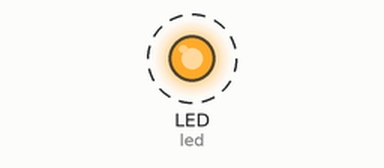
This program was run on a simulated CircuitPython board. Parts: output pins drawn as LEDs (lit = HIGH). Dashed ring = blinking.

Above: at 0.3 s.
Timing chart, 0 to 3.5 s (numbered marks = the images above):
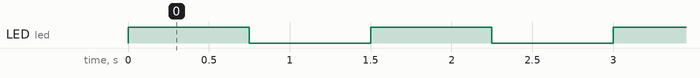

Measured:
- by itself, LED (led): alternates HIGH for 0.75 s and LOW for 0.75 s

The program:

blink_example.py
```python
import board
import digitalio
from time import sleep

led = digitalio.DigitalInOut(board.LED)
led.direction = digitalio.Direction.OUTPUT

while True:
    led.value = True
    sleep(0.75)
    led.value = False
    sleep(0.75)
```
